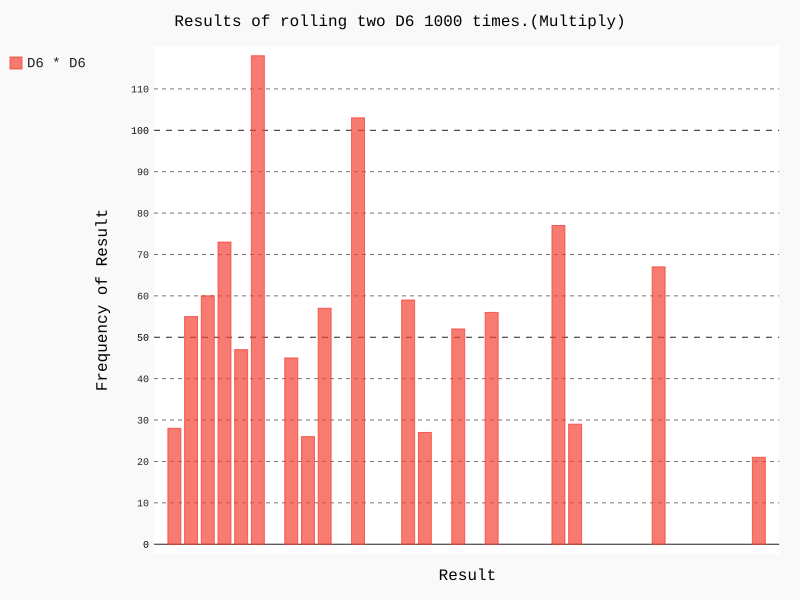

Source code (Python):
#!/usr/bin/env python3
# -*- coding: utf-8 -*-

from die import Die 

import pygal

die_1 = Die()
die_2 = Die()

results = []
for roll_num in range(1000):
    result = die_1.roll() * die_2.roll()
    results.append(result)

frequencies = []
max_result = die_1.num_sides * die_2.num_sides
for value in range(1, max_result+1):
    frequency = results.count(value)
    frequencies.append(frequency)

hist = pygal.Bar()
hist.title = "Results of rolling two D6 1000 times.(Multiply)"
hist.x_label = [str(x) for x in range(1, max_result+1)]
hist.x_title = "Result"
hist.y_title = "Frequency of Result"

hist.add('D6 * D6', frequencies)
hist.render_to_file('multiply_visual.svg')
